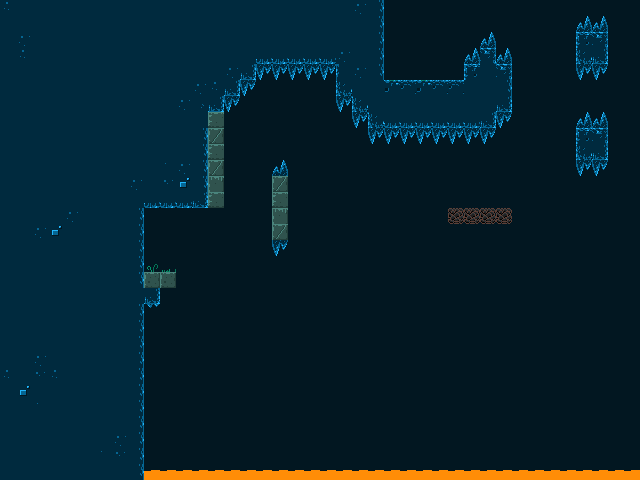

Tiled map render using the project's own tile images. Description and the map definition, with tile-layer contents summarised, below:
An orthogonal 40x30 tile map with 16x16 px tiles, 6 tile layers (backgroundLayer, stageLayer, trapsLayer, fragileLayer, ...), 4 tilesets and 11 objects (9x secret, playerStart, portal).

<map version="1.0" orientation="orthogonal" renderorder="right-down" width="40" height="30" tilewidth="16" tileheight="16" nextobjectid="24">
 <tileset firstgid="1" name="stageTiles" tilewidth="16" tileheight="16" tilecount="60" columns="10">
  <image source="../assets/img/tiles.png" width="160" height="96" />
 </tileset>
 <tileset firstgid="61" name="playerTiles" tilewidth="16" tileheight="16" tilecount="16" columns="4">
  <image source="../assets/img/player.png" width="64" height="64" />
 </tileset>
 <tileset firstgid="77" name="itemsTiles" tilewidth="16" tileheight="16" tilecount="16" columns="4">
  <image source="../assets/img/items.png" width="64" height="64" />
 </tileset>
 <tileset firstgid="93" name="secret" tilewidth="16" tileheight="16" tilecount="6" columns="6">
  <image source="../assets/img/secret.png" width="96" height="16" />
 </tileset>
 <layer name="backgroundLayer" width="40" height="30">
  <data>[1200 cells, 1199 non-empty, 12 distinct tile ids]</data>
 </layer>
 <objectgroup name="objectsLayer">
  <object id="1" name="Player" type="playerStart" gid="66" x="167" y="268" width="16" height="16" />
  <object id="8" name="Portal" type="portal" gid="79" x="403" y="80" width="16" height="16">
   <properties>
    <property name="animated" type="bool" value="true" />
    <property name="sprite" value="portal" />
    <property name="targetTilemap" value="6" />
   </properties>
  </object>
  <object id="14" name="Secret" type="secret" gid="93" x="288" y="216" width="16" height="16">
   <properties>
    <property name="animated" type="bool" value="true" />
    <property name="sprite" value="secret" />
   </properties>
  </object>
  <object id="16" name="Secret" type="secret" gid="93" x="224" y="160" width="16" height="16">
   <properties>
    <property name="animated" type="bool" value="true" />
    <property name="sprite" value="secret" />
   </properties>
  </object>
  <object id="17" name="Secret" type="secret" gid="93" x="324" y="189" width="16" height="16">
   <properties>
    <property name="animated" type="bool" value="true" />
    <property name="sprite" value="secret" />
   </properties>
  </object>
  <object id="18" name="Secret" type="secret" gid="93" x="358" y="171" width="16" height="16">
   <properties>
    <property name="animated" type="bool" value="true" />
    <property name="sprite" value="secret" />
   </properties>
  </object>
  <object id="19" name="Secret" type="secret" gid="93" x="396" y="172" width="16" height="16">
   <properties>
    <property name="animated" type="bool" value="true" />
    <property name="sprite" value="secret" />
   </properties>
  </object>
  <object id="20" name="Secret" type="secret" gid="93" x="430" y="180" width="16" height="16">
   <properties>
    <property name="animated" type="bool" value="true" />
    <property name="sprite" value="secret" />
   </properties>
  </object>
  <object id="21" name="Secret" type="secret" gid="93" x="560" y="149" width="16" height="16">
   <properties>
    <property name="animated" type="bool" value="true" />
    <property name="sprite" value="secret" />
   </properties>
  </object>
  <object id="22" name="Secret" type="secret" gid="93" x="512" y="94" width="16" height="16">
   <properties>
    <property name="animated" type="bool" value="true" />
    <property name="sprite" value="secret" />
   </properties>
  </object>
  <object id="23" name="Secret" type="secret" gid="93" x="560" y="55" width="16" height="16">
   <properties>
    <property name="animated" type="bool" value="true" />
    <property name="sprite" value="secret" />
   </properties>
  </object>
 </objectgroup>
 <layer name="stageLayer" width="40" height="30">
  <data>[1200 cells, 79 non-empty, 13 distinct tile ids]</data>
 </layer>
 <layer name="trapsLayer" width="40" height="30">
  <data>[1200 cells, 62 non-empty, 3 distinct tile ids]</data>
 </layer>
 <layer name="fragileLayer" width="40" height="30">
  <data>[1200 cells, 4 non-empty, 1 distinct tile ids]</data>
 </layer>
 <layer name="drillLayer" width="40" height="30">
  <data>[1200 cells, 0 non-empty, 0 distinct tile ids]</data>
 </layer>
 <layer name="springLayer" width="40" height="30">
  <data>[1200 cells, 0 non-empty, 0 distinct tile ids]</data>
 </layer>
</map>
